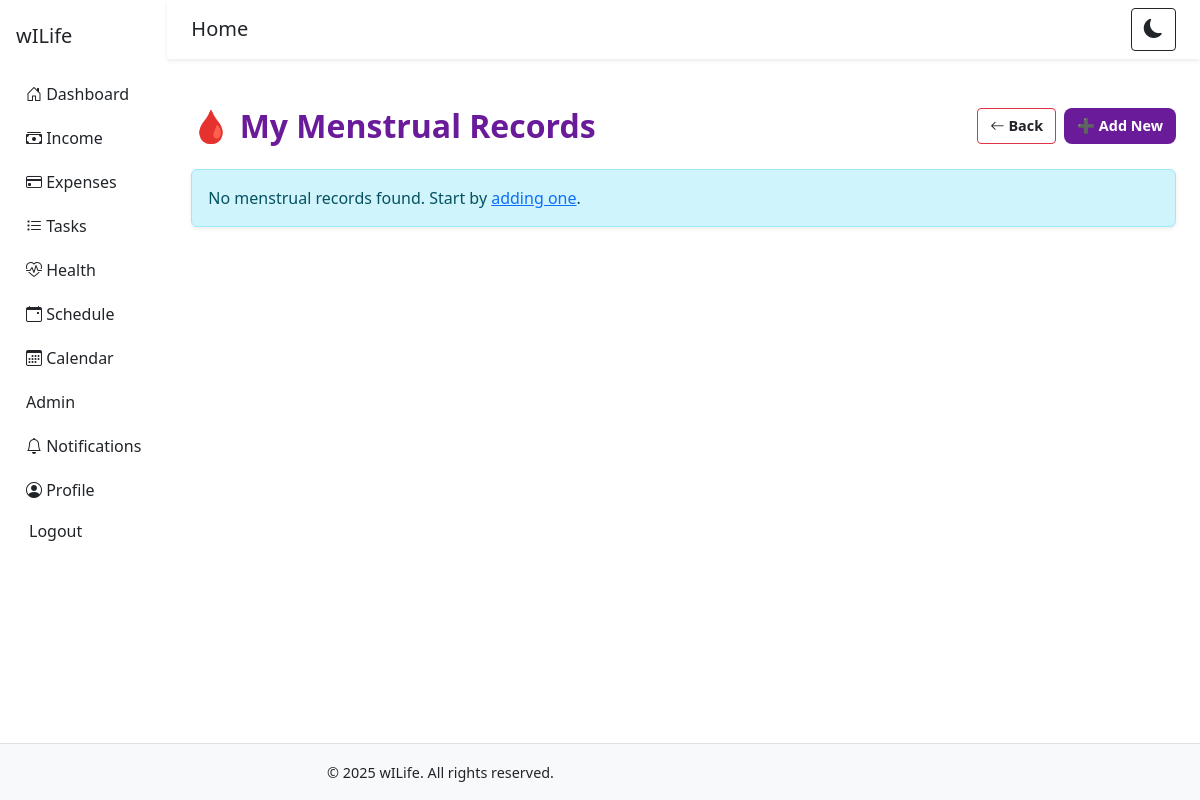
Page /menstrual/ (signed in) on the earlier database version.
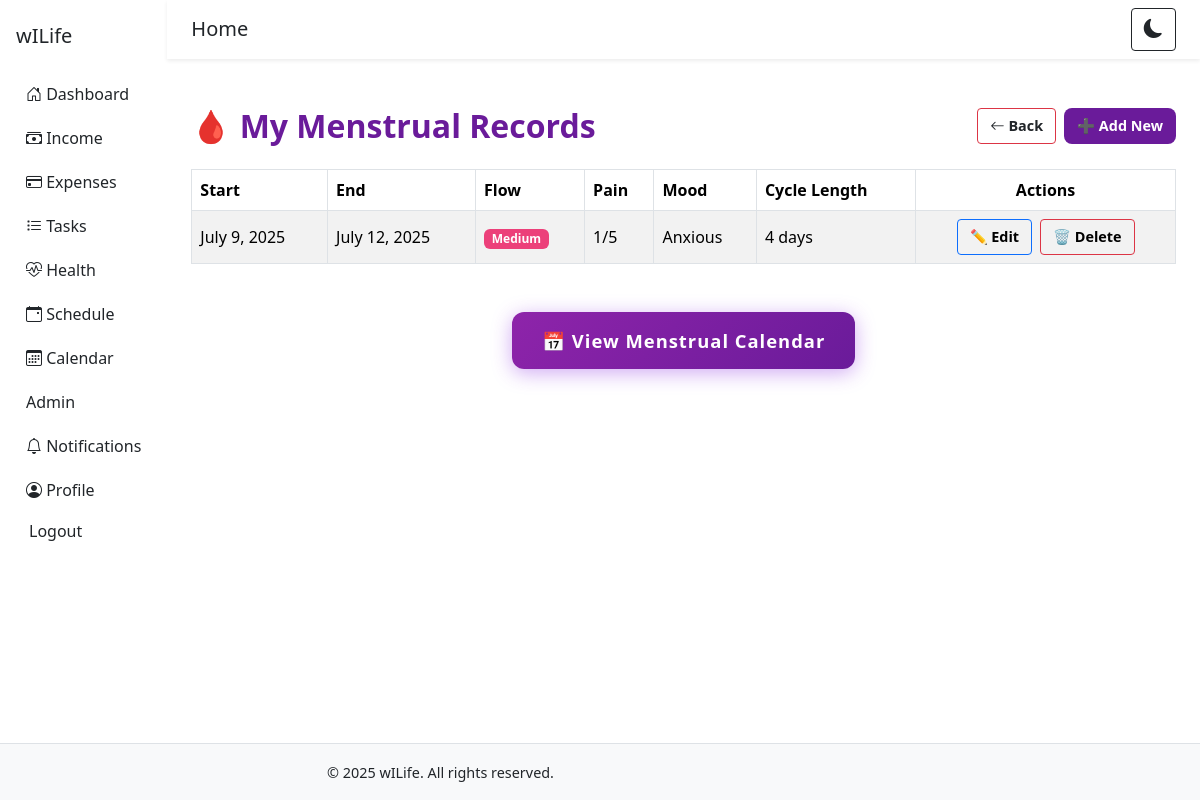
Same page on the later database version.
### core/models.py (models this page shows, shortened)
class MenstrualCycleRecord(models.Model):
    user = models.ForeignKey(settings.AUTH_USER_MODEL, on_delete=models.CASCADE)
    start_date = models.DateField()  # Tarehe ya kuanza hedhi
    end_date = models.DateField()    # Tarehe ya kumaliza
    flow_level = models.CharField(
        max_length=20,
        choices=[('light', 'Light'), ('medium', 'Medium'), ('heavy', 'Heavy')],
        default='medium'
    )
    pain_level = models.IntegerField(default=0)  # 0–10
    mood = models.CharField(max_length=100, blank=True, null=True)
    symptoms = models.TextField(blank=True, null=True)  # cramps, nausea, fatigue, etc.
    notes = models.TextField(blank=True, null=True)
    recorded_on = models.DateTimeField(auto_now_add=True)
    class Meta:
        ordering = ['-start_date']
    def cycle_length(self):
        return (self.end_date - self.start_date).days + 1

### core/views.py (the view)
# urls.py: path('menstrual/', views.menstrual_list, name='menstrual_list'),
@login_required
def menstrual_list(request):
    records = MenstrualCycleRecord.objects.filter(user=request.user)
    return render(request, 'menstrual_list.html', {'records': records})

### core/context_processors.py (called while the page is built)
def current_year(request):
    return {'year': datetime.now().year}

### core/templates/menstrual_list.html (shortened to what this page needs)
{% extends 'base.html' %}
{% block content %}
<div class="container py-4">
  <div class="row justify-content-between align-items-center mb-4 g-2">
    <div class="col-12 col-md-6">
      <h2 class="text-purple fw-bold d-flex align-items-center mb-2 mb-md-0">
        🩸 My Menstrual Records
      </h2>
    </div>
    <div class="col-12 col-md-6 d-flex justify-content-md-end gap-2">
      <a href="{% url 'health_list' %}" class="btn btn-outline-danger btn-sm" title="Back to Health Records">
        <i class="bi bi-arrow-left"></i> Back
      </a>
      <a href="{% url 'menstrual_add' %}" class="btn btn-purple text-white btn-sm">
        ➕ Add New
      </a>
    </div>
  </div>
  {% if records %}
  <div class="table-responsive">
    <table class="table table-bordered table-striped align-middle mb-0">
      <thead class="text-white" style="background-color: #6a1b9a;">
        <tr>
          <th>Start</th>
          <th>End</th>
          <th>Flow</th>
          <th>Pain</th>
          <th>Mood</th>
          <th>Cycle Length</th>
          <th class="text-center">Actions</th>
        </tr>
      </thead>
      <tbody>
        {% for r in records %}
        <tr style="background-color: #fdf4ff;">
          <td>{{ r.start_date }}</td>
          <td>{{ r.end_date }}</td>
          <td><span class="badge bg-pink text-white">{{ r.flow_level|title }}</span></td>
          <td>{{ r.pain_level }}/5</td>
          <td>{{ r.mood|default:"-" }}</td>
          <td>{{ r.cycle_length }} days</td>
          <td class="text-center">
            <div class="d-flex justify-content-center gap-2 flex-wrap">
              <a href="{% url 'menstrual_update' r.id %}" class="btn btn-sm btn-outline-primary">
                ✏️ Edit
              </a>
              <a href="{% url 'menstrual_delete' r.id %}" class="btn btn-sm btn-outline-danger"
                 onclick="return confirm('Are you sure you want to delete this record?');">
                🗑️ Delete
              </a>
            </div>
          </td>
        </tr>
        {% endfor %}
      </tbody>
    </table>
  </div>
  <div class="text-center mt-5">
    <a href="{% url 'menstrual_calendar' %}" class="calendar-btn">
      📅 View Menstrual Calendar
    </a>
  </div>
  {% else %}
  <div class="alert alert-info shadow-sm mt-4">
    No menstrual records found. Start by <a href="{% url 'menstrual_add' %}">adding one</a>.
  </div>
  {% endif %}
</div>
{% endblock %}

### core/templates/base.html (shortened to what this page needs)
{% load static %}
<!DOCTYPE html>
<html lang="en"
      x-data="darkMode()"
      x-init="initTheme()"
      :class="{ 'dark-mode': isDark }"
      >
<head>
    <link
      href="https://cdn.jsdelivr.net/npm/bootstrap@5.3.2/dist/css/bootstrap.min.css"
      rel="stylesheet"
    />
    <link
      href="https://cdn.jsdelivr.net/npm/bootstrap-icons@1.10.5/font/bootstrap-icons.css"
      rel="stylesheet"
    />
</head>
<body x-data="{ sidebarOpen: false }" :class="{ 'dark-mode': isDark }">
  <div class="d-flex" x-data>
    <div class="sidebar bg-light px-3 py-4" :class="{ show: sidebarOpen }">
      <h5 class="mb-4">wILife</h5>
      {% if user.is_authenticated %}
      <a href="{% url 'dashboard' %}" class="{% if request.path == 'dashboard' %}active{% endif %}">
        <i class="bi bi-house-door"></i> Dashboard
      </a>      {% else %}
      <a href="{% url 'home' %}" class="{% if request.path == '/' %}active{% endif %}">
        <i class="bi bi-house-door"></i> Home
      </a>
             {% endif %}
      {% if user.is_authenticated %}
      <a href="{% url 'income_list' %}" class="{% if 'income' in request.path %}active{% endif %}">
        <i class="bi bi-cash-stack"></i> Income
      </a>
      <a href="{% url 'expense_list' %}" class="{% if 'expense' in request.path %}active{% endif %}">
        <i class="bi bi-credit-card"></i> Expenses
      </a>
      <a href="{% url 'task_list' %}" class="{% if 'task' in request.path %}active{% endif %}">
        <i class="bi bi-list-task"></i> Tasks
      </a>
      <a href="{% url 'health_list' %}" class="{% if 'health' in request.path %}active{% endif %}">
        <i class="bi bi-heart-pulse"></i> Health
      </a>
      <a href="{% url 'schedule_list' %}" class="{% if 'schedule' in request.path %}active{% endif %}">
        <i class="bi bi-calendar-event"></i> Schedule
      </a>
      <a href="{% url 'calendar' %}" class="{% if 'calendar' in request.path %}active{% endif %}">
        <i class="bi bi-calendar3"></i> Calendar
      </a>
  {% if user.is_staff %}
      <a href="{% url 'admin:index' %}" class=""> Admin</a>
   {% endif %}
      <a href="{% url 'notifications_list' %}" class="{% if 'notifications' in request.path %}active{% endif %}">
        <i class="bi bi-bell"></i> Notifications
      </a>
      <a href="{% url 'profile' %}" class="{% if 'profile' in request.path %}active{% endif %}">
        <i class="bi bi-person-circle"></i> Profile
      </a>
        <form method="post" action="{% url 'logout' %}" style="display:inline;">
      <button type="submit" class="btn btn-link text-decoration-none">Logout</button>
      </form>
      {% else %}
      <a style="text-align: center;" href="{% url 'login' %}" class="{% if 'login' in request.path %}active{% endif %}">
        <i class="fa fa-lock"></i> Login
      </a>
     {% endif %}
    </div>
    <div class="flex-grow-1">
      <nav
        class="navbar navbar-expand navbar-light bg-white shadow-sm px-4 py-2"
      >
        <span class="navbar-brand"><a style="text-decoration: none;" href="/">Home</a></span>
        <div class="ms-auto">
          <button
            class="btn btn-sm btn-outline-dark"
            @click="toggleTheme()"
            title="Toggle Dark Mode"
          >
            <i
              :class="isDark ? 'bi bi-sun-fill' : 'bi bi-moon-fill'"
              style="font-size: 1.2rem;"
            ></i>
          </button>
        </div>
      </nav>
        <main class="container-fluid py-4 main-content">
  {% block content %}
  {% endblock %}
</main>
    </div>
  </div>
      <footer class="footer fixed-bottom py-3 px-4 text-center border-top w-100">
        <div class="container">
          <div class="row justify-content-center align-items-center gy-2">
            <div class="col-12 col-md-6 text-md-start">
              <span class="footer-text">&copy; {{ year|default:"2025" }} wILife. All rights reserved.</span>
            </div>
          </div>
        </div>
      </footer>
</body>
</html>

### core/templates/base.html (style rules this page uses)
body, .sidebar, .navbar, .container-fluid, .main-content { background-color: white !important; color: #212529 !important; }
.sidebar a, .navbar a, .btn, .navbar-brand { color: inherit; }
.sidebar { min-height: 100vh; }
.sidebar a { padding: 10px; display: block; text-decoration: none; color: inherit; border-radius: 5px; }
footer { background-color: #f8f9fa; border-top: 1px solid #dee2e6; }
.footer-text, .footer-link { color: #212529; font-size: 0.9rem; text-decoration: none; }
.main-content { padding-bottom: 80px; }

### core/templates/menstrual_list.html (style rules this page uses)
.text-purple { color: #6a1b9a; }
.bg-pink { background-color: #ec407a; }
.btn-purple { background-color: #6a1b9a; border-radius: 8px; }
.btn-sm { font-size: 0.9rem; font-weight: 600; padding: 6px 12px; }
.calendar-btn { display: inline-block; padding: 15px 30px; font-size: 1.15rem; font-weight: bold; color: white; background: linear-gradient(135deg, #8e24aa, #6a1b9a); border: none; border-radius: 12px; text-decoration: none; box-shadow: 0 4px 20px rgba(138, 43, 226, 0.4); transition: all 0.3s ease-in-out; animation: bounceGlow 2s ease-in-out infinite; letter-spacing: 1px; }

Differences in the rows shown:
added MenstrualCycleRecord: start_date "July 9, 2025", end_date "July 12, 2025", flow_level "Medium", pain_level "1", mood "Anxious", cycle_length "4"
Other differences:
text no longer shown: "No menstrual records found. Start by adding one ."
text now shown: "Start End Flow Pain Mood Cycle Length Actions 📅 View Menstrual Calendar"
